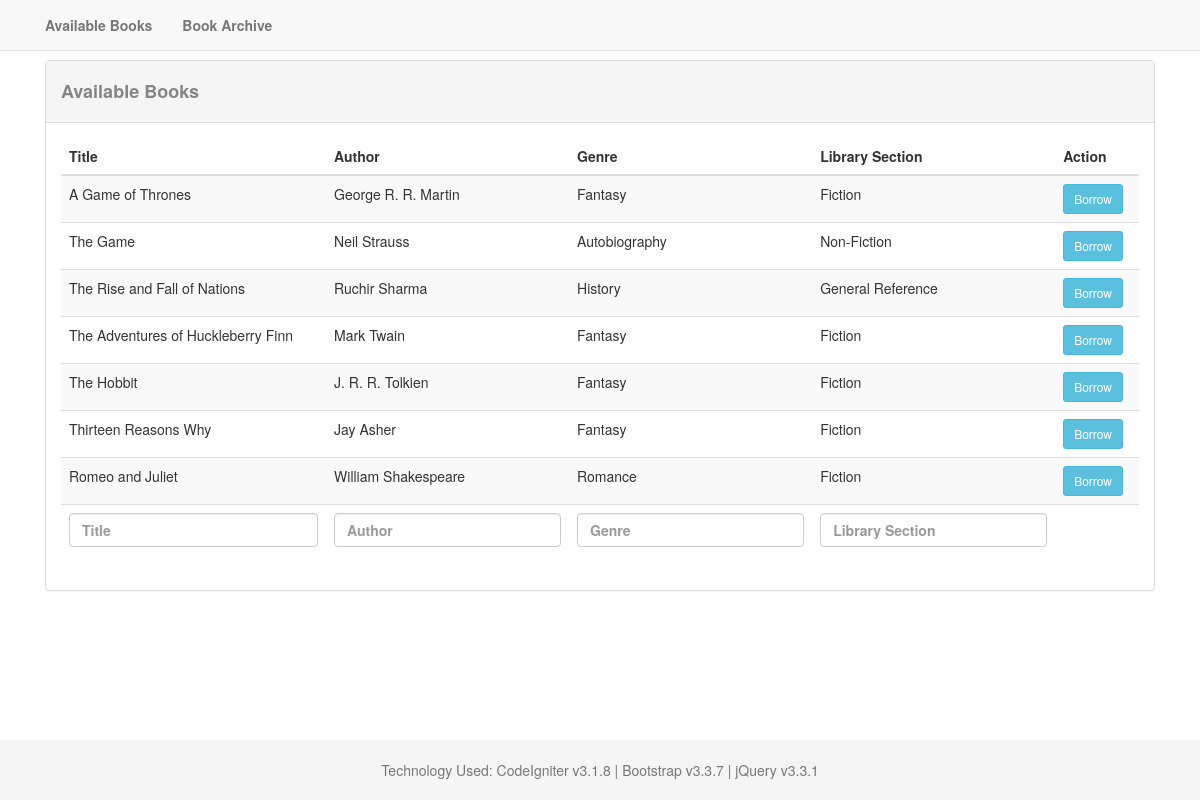
The page / on the database its author committed.
### tables this page shows
CREATE TABLE `books` (
  `id` int(11) NOT NULL AUTO_INCREMENT,
  `title` varchar(50) NOT NULL,
  `author` varchar(50) DEFAULT NULL,
  `genre` tinyint(1) DEFAULT NULL,
  `library_section` tinyint(1) DEFAULT NULL,
  `status` tinyint(1) DEFAULT '0',
  PRIMARY KEY (`id`)
);

CREATE TABLE `genre` (
  `id` int(11) NOT NULL AUTO_INCREMENT,
  `genre` varchar(20) NOT NULL,
  PRIMARY KEY (`id`)
);

CREATE TABLE `library_section` (
  `id` int(11) NOT NULL AUTO_INCREMENT,
  `library_section` varchar(20) DEFAULT NULL,
  PRIMARY KEY (`id`)
);

### application/controllers/Home.php (called while the page is built, shortened)
<?php
class Home extends CI_Controller {
	public function __construct() {
		$this->load->model('home_model');
	}
	public function index()
	{
		$data['title'] = "Available Books";
		$data['book_list'] = $this->home_model->get_books();
		$this->load->view('home', $data);
	}
}

### index.php (called while the page is built, shortened)
<?php
require_once BASEPATH.'core/CodeIgniter.php';

### application/models/home_model.php (called while the page is built)
<?php if ( ! defined('BASEPATH')) exit('No direct script access allowed');
class Home_model extends CI_Model {
	public function get_books($filter = '') {
		$this->db->select('b.id, b.title, b.author, g.genre, ls.library_section, b.status')
		->from('books b')
		->join('genre g', 'b.genre = g.id')
		->join('library_section ls', 'b.library_section = ls.id');
		if($filter != 'all') {
			$this->db->where('b.status = 0')
			->order_by('id', 'asc');
		} else {
			$this->db->order_by('id', 'asc');
		}
		$query = $this->db->get();
		return $query->result();
	}
}

### application/views/home.php (the view, shortened to what this page needs)
<!DOCTYPE html>
<html>
<head>
	<?php $this->view('include/header'); ?>
</head>
<body>
    <?php
    	$this->view('include/navbar');
    ?>
    <div class="container">
    	<div class='col-md-12'>
    		<div class='panel panel-default'>
	    		<div class="panel-heading">
	    			<h4>
	    				<strong style='color:#5d5d5dbd;'>
	    					<?php echo $title; ?>
	    				</strong>
	    			</h4>
	    		</div>
	    		<div class="panel-body">
			    	<table id='myTable' class='table table-striped'>
			    		<thead>
			    			<th>Title</th>
			    			<th>Author</th>
			    			<th>Genre</th>
			    			<th>Library Section</th>
			    			<th>Action</th>
			    		</thead>
			    		<tbody>
				    	<?php
				    		foreach($book_list as $bl) {
				    			echo "<tr>
				    				<td>".$bl->title."</td>
				    				<td>".$bl->author."</td>
				    				<td>".$bl->genre."</td>
				    				<td>".$bl->library_section."</td>
				    				<td><button data-toggle='modal' data-target='#borrow_modal' class='btn btn-sm btn-info' id='borrow_with_modal' value='".$bl->id."'>Borrow</button></td>
				    				</tr>";
				    		}
				    	?>
				    	</tbody>
				    	<tfoot>
				    		<th>
				    			<input class='form-control' type='text' placeholder="Title" id='search_title' />
				    		</th>
				    		<th>
				    			<input class='form-control' type='text' placeholder="Author" id='search_author' />
				    		</th>
				    		<th>
				    			<input class='form-control' type='text' placeholder="Genre" id='search_genre' />
				    		</th>
				    		<th>
				    			<input class='form-control' type='text' placeholder="Library Section" id='search_library_section' />
				    		</th>
				    		<th></th>
				    	</tfoot>
			    	</table>
			    </div>
		    </div>
    	</div>
    </div>
  	<?php $this->view('include/footer'); ?>
  </body>
</html>

### application/views/include/header.php (shortened to what this page needs)
<link href='<?php echo base_url(); ?>asset/css/style.css' rel='stylesheet'>
<link href='<?php echo base_url(); ?>asset/bootstrap/css/bootstrap.min.css' rel='stylesheet'>

### application/views/include/navbar.php (shortened to what this page needs)
<nav class="navbar navbar-default navbar-fixed-top">
      <div class="container">
        <div id="navbar" class="collapse navbar-collapse">
          <ul class="nav navbar-nav">
        	<li><a href="<?php echo base_url('home/index'); ?>"><strong>Available Books</strong></a></li>
          <li><a href="<?php echo base_url('book/index'); ?>"><strong>Book Archive</a></strong></li>
          </ul>
        </div>
      </div>
    </nav>

### application/views/include/footer.php
<footer class="footer">
      <div class="container">
        <p class="text-muted">Technology Used: CodeIgniter v<?= CI_VERSION; ?> | Bootstrap v3.3.7 | jQuery v3.3.1</p>
      </div>
    </footer>

### asset/css/style.css (style rules this page uses)
html { position: relative; min-height: 100%; }
body { margin-bottom: 60px; }
.footer { position: absolute; bottom: 0; width: 100%; height: 60px; background-color: #f5f5f5; }
body > .container { padding: 60px 15px 0; }
.container .text-muted { margin: 20px 0; text-align:center; }
.footer > .container { padding-right: 15px; padding-left: 15px; }

### rows shown on the page
books: title "A Game of Thrones", author "George R. R. Martin", genre.genre "Fantasy", library_section.library_section "Fiction", $bl->id 1 (drawn)
books: title "The Game", author "Neil Strauss", genre.genre "Autobiography", library_section.library_section "Non-Fiction", $bl->id 2 (drawn)
books: title "The Rise and Fall of Nations", author "Ruchir Sharma", genre.genre "History", library_section.library_section "General Reference", $bl->id 3 (drawn)
books: title "The Adventures of Huckleberry Finn", author "Mark Twain", genre.genre "Fantasy", library_section.library_section "Fiction", $bl->id 4 (drawn)
books: title "The Hobbit", author "J. R. R. Tolkien", genre.genre "Fantasy", library_section.library_section "Fiction", $bl->id 5 (drawn)
books: title "Thirteen Reasons Why", author "Jay Asher", genre.genre "Fantasy", library_section.library_section "Fiction", $bl->id 6 (drawn)
books: title "Romeo and Juliet", author "William Shakespeare", genre.genre "Romance", library_section.library_section "Fiction", $bl->id 7 (drawn)

### other values the page prints
$title "Available Books"
CI_VERSION "3.1.8"
